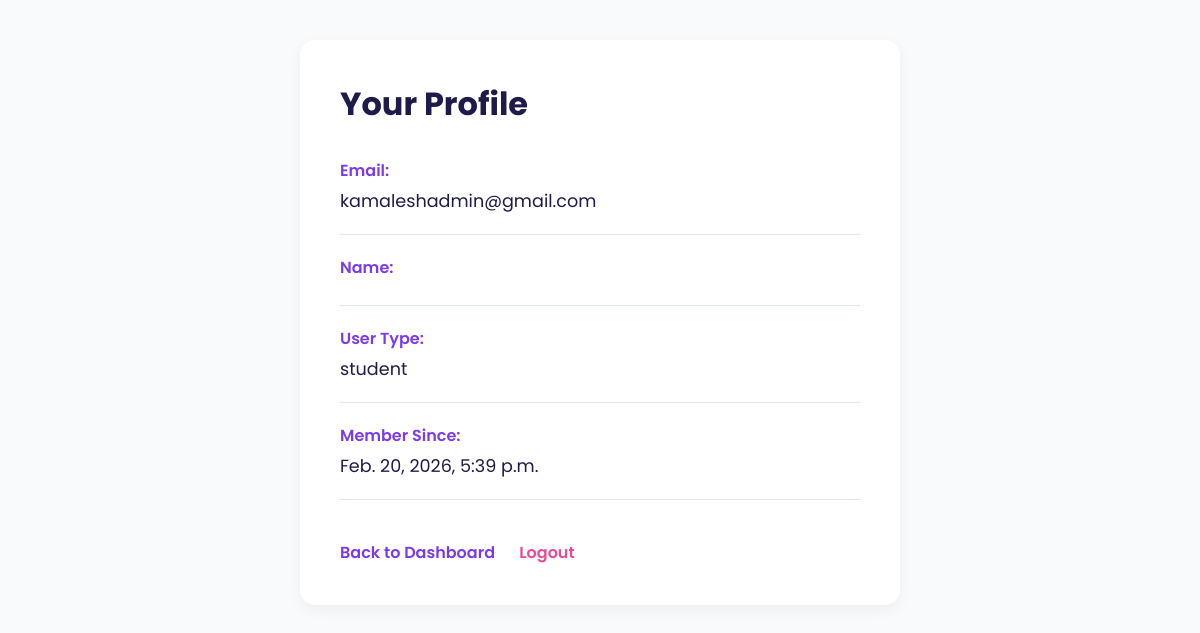
The app's page /accounts/profile/ (signed in) with its own data.
### apps/accounts/models.py (models this page shows, shortened)
class User(AbstractUser):
    USER_TYPES = (
        ('student', 'Student'),
        ('professional', 'Professional'),
        ('employer', 'Employer'),
    )
    user_type = models.CharField(max_length=20, choices=USER_TYPES, default='student')
    profile_picture = models.ImageField(upload_to='profiles/', blank=True, null=True)
    phone_number = models.CharField(max_length=15, blank=True)
    location = models.CharField(max_length=100, blank=True)
    linkedin_url = models.URLField(blank=True)
    github_url = models.URLField(blank=True)
    portfolio_url = models.URLField(blank=True)
    bio = models.TextField(max_length=500, blank=True)
    date_of_birth = models.DateField(null=True, blank=True)
    created_at = models.DateTimeField(auto_now_add=True)
    updated_at = models.DateTimeField(auto_now=True)

### apps/accounts/views.py (the view)
# urls.py: path('profile/', views.ProfileView.as_view(), name='profile'),
class ProfileView(LoginRequiredMixin, TemplateView):
    template_name = 'accounts/profile.html'
    login_url = 'accounts:login'

### skillbridge_careerforge_project/templates/accounts/profile.html (shortened to what this page needs)
<!DOCTYPE html>
<html lang="en">
<head>
</head>
<body>
    <div class="container">
        <h1>Your Profile</h1>
        <div class="profile-item">
            <label>Email:</label>
            <p>{{ user.email }}</p>
        </div>
        <div class="profile-item">
            <label>Name:</label>
        </div>
        <div class="profile-item">
            <label>User Type:</label>
            <p>{{ user.user_type }}</p>
        </div>
        <div class="profile-item">
            <label>Member Since:</label>
            <p>{{ user.created_at }}</p>
        </div>
        <a href="/core/dashboard/">Back to Dashboard</a>
        <a href="/accounts/logout/" style="color: #EC4899; margin-left: 20px;">Logout</a>
    </div>
</body>
</html>

### skillbridge_careerforge_project/templates/accounts/profile.html (style rules this page uses)
* { margin: 0; padding: 0; box-sizing: border-box; }
body { font-family: 'Poppins', sans-serif; background: #F8FAFC; }
.container { max-width: 600px; margin: 40px auto; padding: 40px; background: white; border-radius: 15px; box-shadow: 0 5px 15px rgba(0, 0, 0, 0.05); }
h1 { margin-bottom: 30px; color: #1E1B4B; }
.profile-item { margin-bottom: 20px; padding-bottom: 20px; border-bottom: 1px solid #E2E8F0; }
.profile-item label { display: block; color: #7C3AED; font-weight: 600; margin-bottom: 5px; }
.profile-item p { color: #1E1B4B; font-size: 1.1rem; }
a { color: #7C3AED; text-decoration: none; font-weight: 600; margin-top: 20px; display: inline-block; }

### records on screen
User: email "kamaleshadmin@gmail.com", user_type "student", created_at "Feb. 20, 2026, 5:39 p.m."
